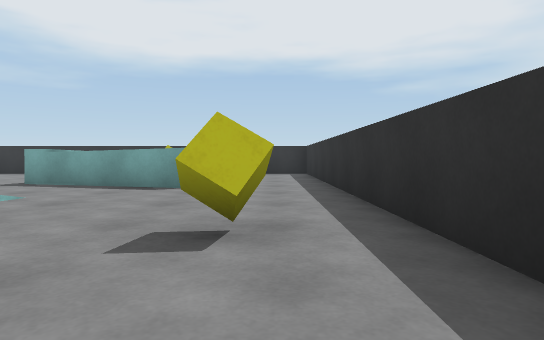
View 1 (above)

18 first-person views from a walk through a 3-D level made in the Unity game engine. The camera is 0.58 m above the floor, tilts 2° down and sees 75° across. The floor is counted in squares, 1 m on a side. Each view is taken from the middle of a square. On the plan, view 1 faces up. The plan holds only what a view shows up to about 10 squares ahead; the rest is blank. The player character is not drawn.

View 2
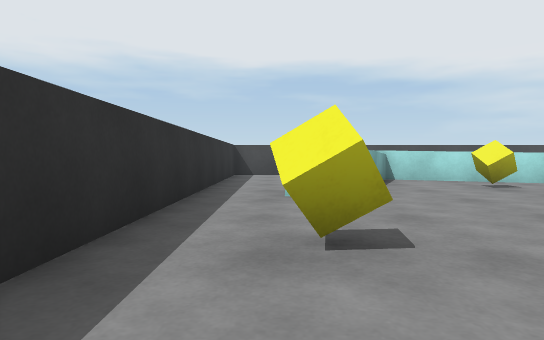

View 3
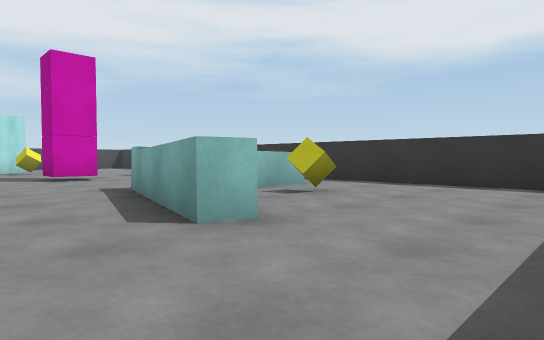

View 4
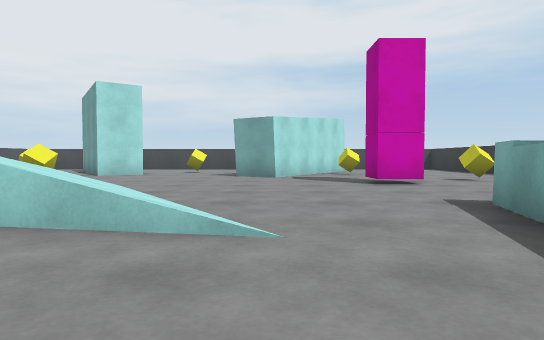

View 5
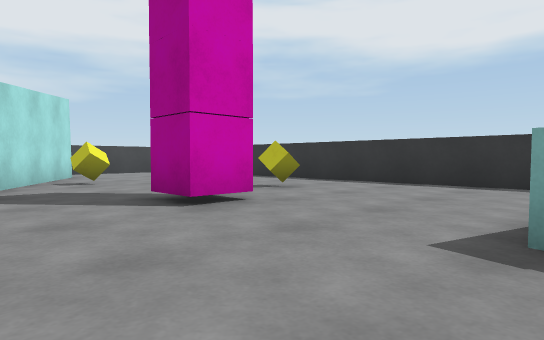

View 6
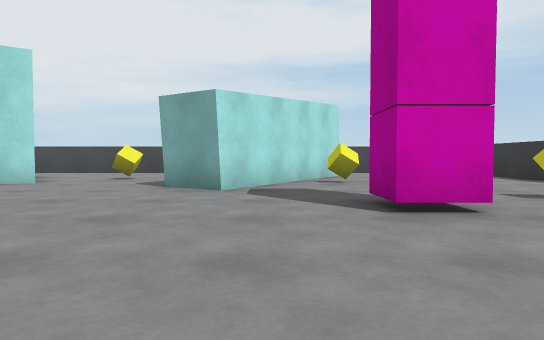

View 7
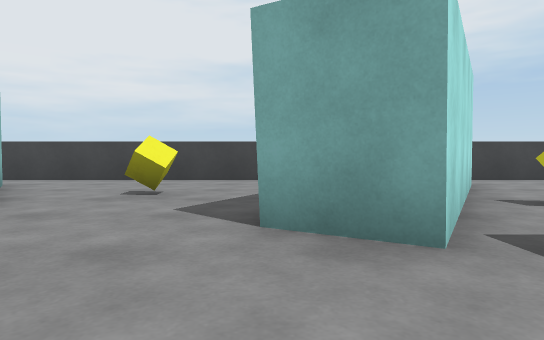

View 8
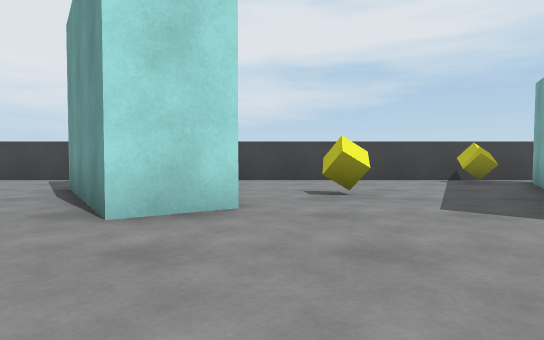

View 9
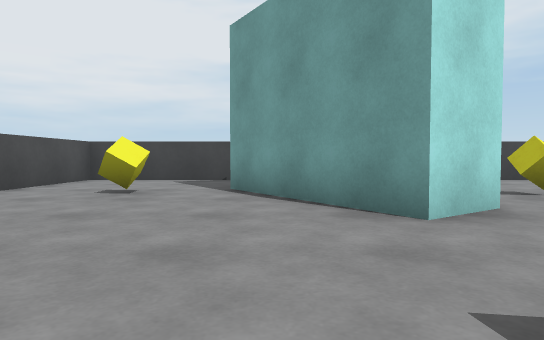

View 10
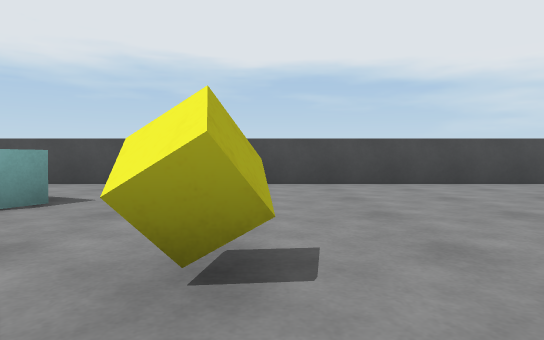

View 11
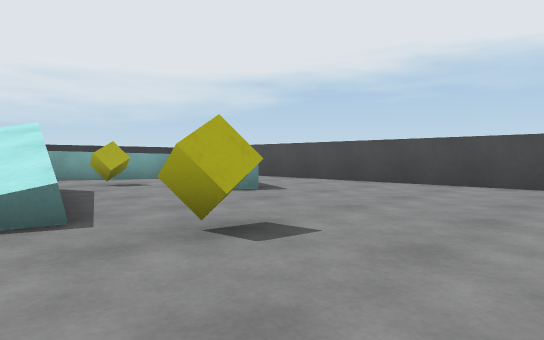

View 12
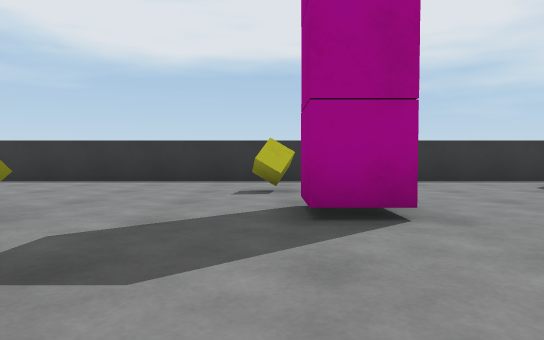

View 13
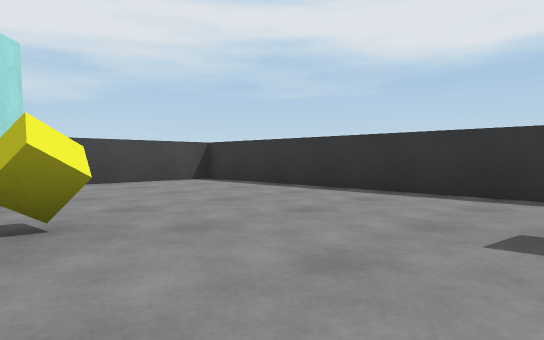

View 14
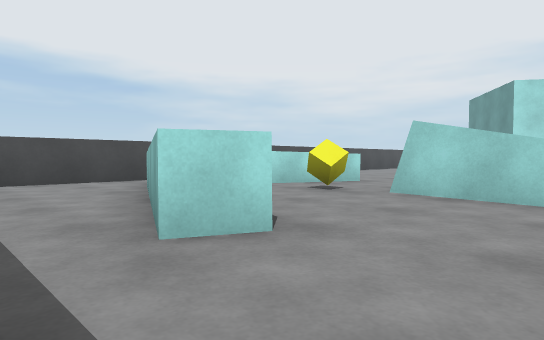

View 15
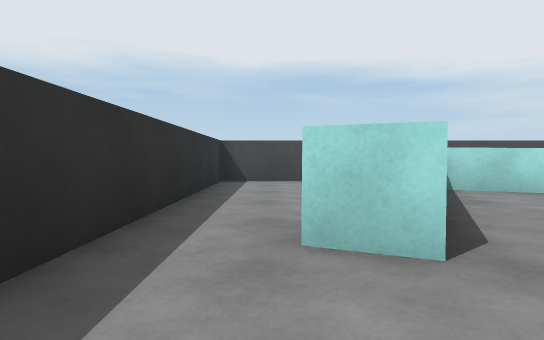

View 16
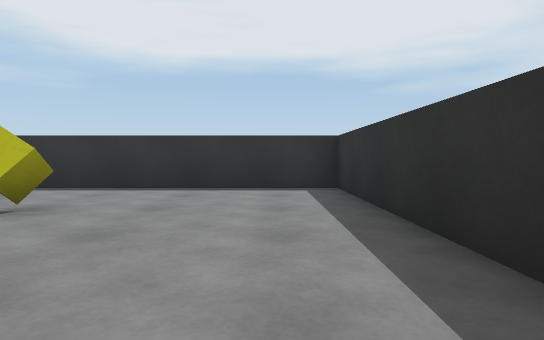

View 17
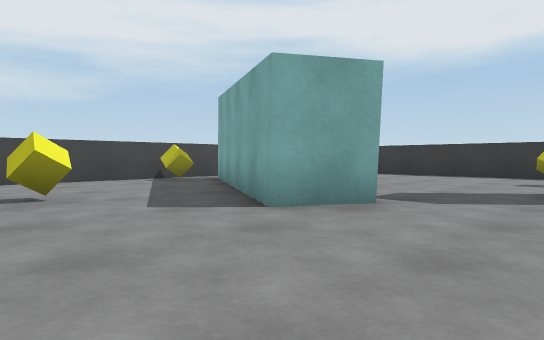

View 18
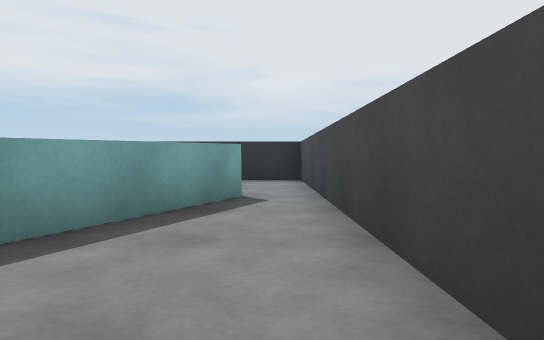

### Floor plan
Key: @ floor where view 1 was taken; # wall or solid block; . floor; / step, stairs or slope; = window, fence, low wall or low ledge; ^ raised ledge; C yellow cube; O other object.
Columns run from 18 left of view 1 to 2 right of it. Each row starts with its distance up from view 1.
 13 #####################
 12 #...................#
 11 #.............^.....#
 10 #.......C....^^C....#
  9 #............ ......#
  8 #.#..C...O...#^.....#
  7 #####..........^#...#
  6 #C.###..............#
  5 #...###.............#
  4 #.....#......//.....#
  3 #...........//=...C.#
  2 #...C.....////#.....#
  1 #.........////......#
  0 #... #....==//...#@.#
 -1 #.. ##..C........#..#
 -2 #.###.........C.^^..#
 -3 #..........^^...^...#
 -4 #..C........^^^^^...#
 -5 #.............^#....#
 -6 #...................#
 -7 #####################

Where each view was taken, in squares from view 1:
view 1: 0 up, 0 right, facing up
view 2: 5 up, 0 right, facing down
view 3: 5 up, 1 right, facing up-left
view 4: 5 up, 1 left, facing left
view 5: 5 up, 5 left, facing up-left
view 6: 6 up, 5 left, facing left
view 7: 4 up, 9 left, facing left
view 8: 1 up, 9 left, facing left
view 9: 2 down, 9 left, facing left
view 10: 1 up, 10 left, facing down
view 11: 1 up, 12 left, facing down-right
view 12: 4 up, 10 left, facing up
view 13: 7 up, 10 left, facing up-left
view 14: 2 up, 1 right, facing down-left
view 15: 2 up, 0 right, facing down
view 16: 6 up, 0 right, facing up
view 17: 1 up, 9 left, facing up-left
view 18: 6 down, 8 left, facing right
